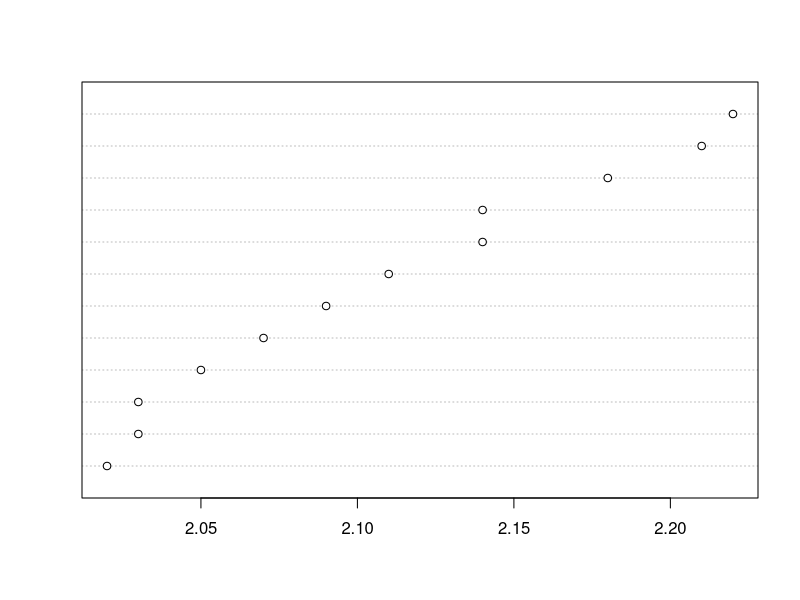

Recreate this plot in R.
moda <- function(x) {
  u <- unique(x)
  tab <- tabulate(match(x, u))
  u[tab == max(tab)]
}

coef_var <- function(x, na.rm = FALSE) {
  (sd(x, na.rm=na.rm) / mean(x, na.rm=na.rm)) * 100
}

rango <- function(x){
  max(x) - min(x)
}

dma <- function(x){
  sum(abs(x - mean(x))) / length(x)
}

x <- c(2.07, 2.14, 2.22, 2.03, 2.21, 2.03, 2.05, 2.18, 2.09, 2.14, 2.11, 2.02)

x <- data.frame(x)
x

x <- sort(x$x)
x

## Medidas de tendencia central

media <- mean(x)
mediana <- median(x)
moda <- moda(x)

# Rango

max <- max(x)
min <- min(x)
rango <- rango(x)

# Medidas de variación

dma <- dma(x)
s2 <- var(x)
s <- sd(x)
cv <- coef_var(x)

print(paste("Media = ", media))
print(paste("Mediana = ", mediana))
print(paste("Moda = ", moda))
print(paste("Rango = ", max, "-", min, "=", rango))
print(paste("Desviación Media Absoluta = ", dma))
print(paste("Varianza = ", s2))
print(paste("Desviación estándar = ", s))
print(paste("Coeficiente de Variación = ", cv,"%"))

dotchart(x)
